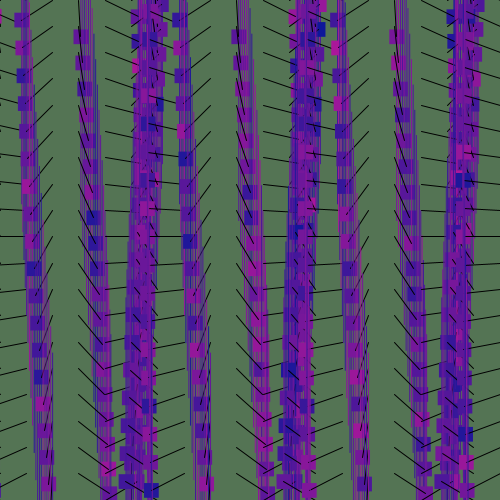
Frame 1 (no input)
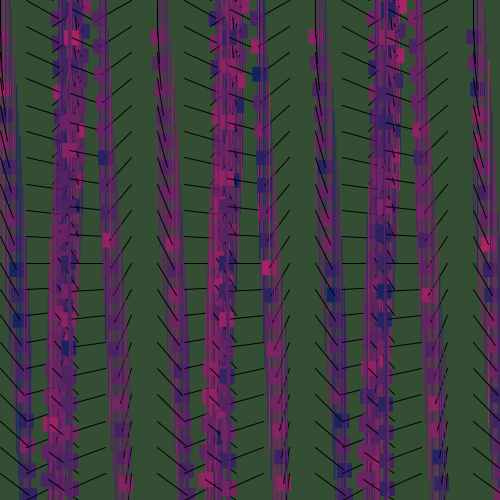
Frame 60 (the mouse pressed at the canvas centre just before this capture)
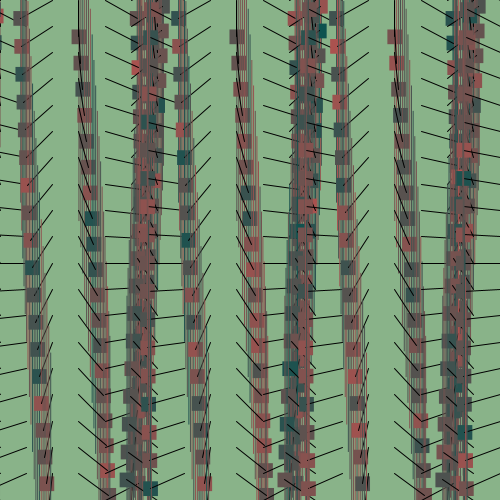
Frame 120 (the mouse held since frame 60 and released just before this capture)

The Processing sketch that drew these frames (run headless with seeded random() and noise(); from frame 60 on, the mouse is pressed at the canvas centre):

// Processing sketch: processing_152288
// ── processing_152288.pde

/*
 * Creative Coding
 * Based on Week 2, 05 - Moving Patterns 1
 *
 * Changed the gutter size and added colour
 * 
 * Todo: Fix colour - different from sketch in normal Processing... 
 * By Matthias Harvey
 * 
 */


int frame_rate_value;
float t = 0.0;
float t2 = random(2000);
float t3 = random(1234);

void setup() {
  size(500, 500);

  frame_rate_value = 60;
  frameRate(frame_rate_value);
  rectMode(CENTER);
  background(255);
}


void draw() {

  background(200 * noise(t3) , 240 * noise(t3) + 15, 200 * noise(t3));

  int num = 20;
  int margin = 0;
  float gutter = 100; //distance between each cell
  float cellsize = ( width - (2 * margin) - gutter * (num - 1) ) / (num - 1);

  int circleNumber = 0; // counter
  for (int i=0; i<num; i++) {
    for (int j=0; j<num; j++) {
      circleNumber = (i * num) + j; // different way to calculate the circle number from w2_04

      float tx = margin + cellsize * i + gutter * i;
      float ty = margin + cellsize * j + gutter * j;

      movingCircle(tx, ty, cellsize, circleNumber);
    }
  }
  t+= 0.1;
  t2 += 0.1;
  t3 += 0.01;
} //end of draw 


void movingCircle(float x, float y, float size, int circleNum) {

  float finalAngle;
  finalAngle = frameCount + circleNum;

  //the rotating angle for each tempX and tempY postion is affected by frameRate and angle;  
  float tempX = x + (size / 2) * sin(PI / frame_rate_value * finalAngle);
  float tempY = y + (size / 2) * cos(PI / frame_rate_value * finalAngle);

  noStroke();
  fill(noise(circleNum)*200, noise(t2)*100, noise(t)*255);
  rect(tempX, tempY, size/5, size/5);
  rect(tempX, tempY, 1, size*5);
  stroke(0);
  noFill();
  stroke(0);
  line(x, y, tempX, tempY);
  
}

void keyReleased() {
  if (keyCode == RIGHT && frame_rate_value < 60) {
    frame_rate_value++;
  }

  if ( keyCode == LEFT && frame_rate_value > 1) {
    frame_rate_value--;
  }

  frameRate(frame_rate_value);
  println("Current frame Rate is: " + frame_rate_value);
}
